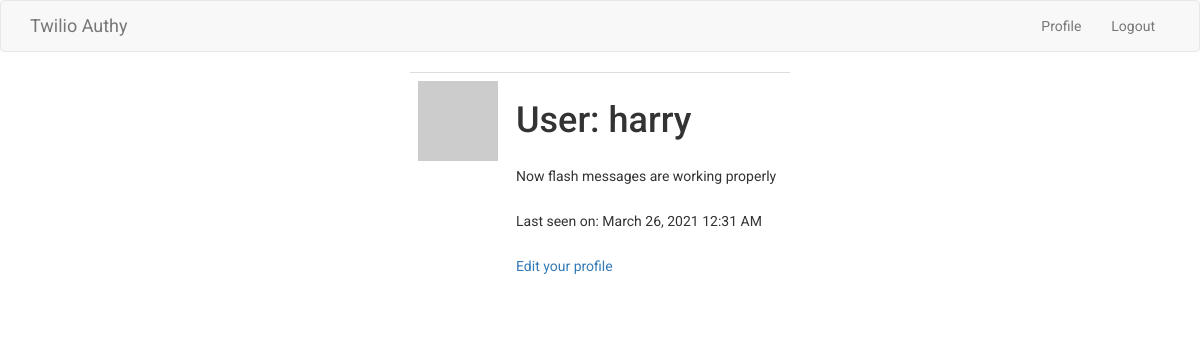
/user/harry (signed in), run on an earlier commit of the app's database.
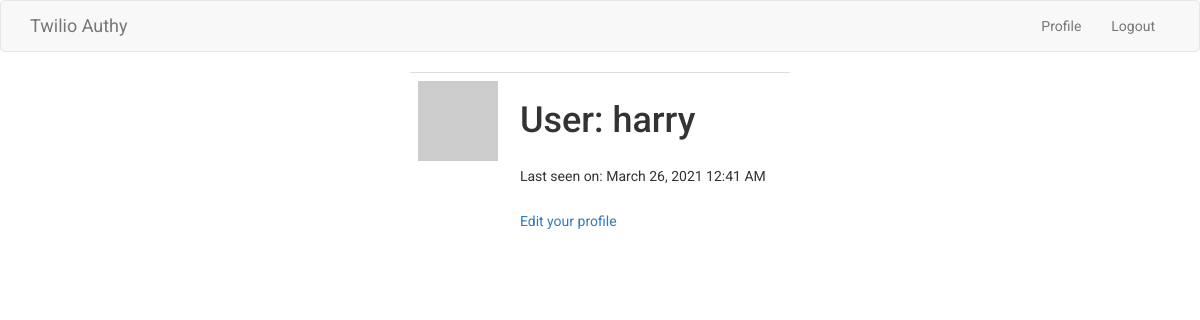
And on a later commit of the database.
### app/models.py (models this page shows, shortened)
class User(UserMixin, db.Model):
    id = db.Column(db.Integer, primary_key=True)
    username = db.Column(db.String(64), index=True, unique=True)
    email = db.Column(db.String(120), index=True, unique=True)
    password_hash = db.Column(db.String(128), index=True, unique=True)
    about_me = db.Column(db.String(140))
    last_seen = db.Column(db.DateTime, default=datetime.utcnow)
    def avatar(self, size):
        digest = md5(self.email.lower().encode('utf-8')).hexdigest()
        return 'https://www.gravatar.com/avatar/{}?d=identicon&s={}'.format(
            digest, size)

### app/main/routes.py (the view)
@bp.route('/user/<username>')
@login_required
def user(username):
    user = User.query.filter_by(username=username).first_or_404()
    return render_template('user.html', user=user, title='Profile')

### app/main/routes.py (called while the page is built)
@bp.before_request
def before_request():
    if current_user.is_authenticated:
        current_user.last_seen = datetime.utcnow()
        db.session.commit()

### app/models.py (called while the page is built)
@login.user_loader
def load_user(id):
    return User.query.get(int(id))

### app/templates/user.html
{% extends "base.html" %}
{% block content %}
    <div class="row">
        <div class="col-md-4">
        </div>
        <div class="col-md-4">
            <table class="table">
                <tr width="70px">
                    <td><img src="{{ user.avatar(128) }}"></td>
                    <td>
                        <h1>User: {{ user.username }}</h1>
                        {% if user.about_me %}
                            <p>{{ user.about_me }}</p>
                        {% endif %}
                        {% if user.last_seen %}
                            <p>Last seen on: {{ moment(user.last_seen).format('LLL') }}</p>
                        {% endif %}
                        {% if user == current_user %}
                            <p><a href="{{ url_for('main.edit_profile') }}">Edit your profile</a></p>
                        {% endif %}
                    </td>
                </tr>
            </table>
        </div>
        <div class="col-md-4">
        </div>
    </div>
{% endblock %}

### app/templates/base.html (shortened to what this page needs)
{% extends 'bootstrap/base.html' %}
{% block head %}
    {{ super() }}
{% endblock %}
{% block styles %}
    {{ super() }}
    <link type="text/css" rel="stylesheet" href="{{ url_for('static', filename = 'css/styles.css') }}">
{% endblock %}
{% block navbar %}
<nav class="navbar navbar-default">
    <div class="container">
        <div class="navbar-header">
            <a class="navbar-brand" href="{{ url_for('main.home') }}">Twilio Authy</a>
        </div>
        <div class="collapse navbar-collapse" id="bs-example-navbar-collapse-1">
            <ul class="nav navbar-nav navbar-right">
                {% if current_user.is_anonymous %}
                    <li><a href=" {{ url_for('auth.login') }} ">Login</a></li>
                {% else %}
                    <li><a href="{{ url_for('main.user', username=current_user.username) }}">Profile</a></li>
                    <li><a href="{{ url_for('auth.logout') }}">Logout</a></li>
                {% endif %}
            </ul>
        </div>
    </div>
</nav>
{% endblock %}

### app/static/css/styles.css (style rules this page uses)
body { font-family: 'Roboto', sans-serif; }
p { padding-top: 15px; }

What changed in the data, as far as the page shows it:
changed User "harry": last_seen "March 26, 2021 12:31 AM" → "March 26, 2021 12:41 AM"; about_me "Now flash messages are working properly" → (not shown)
